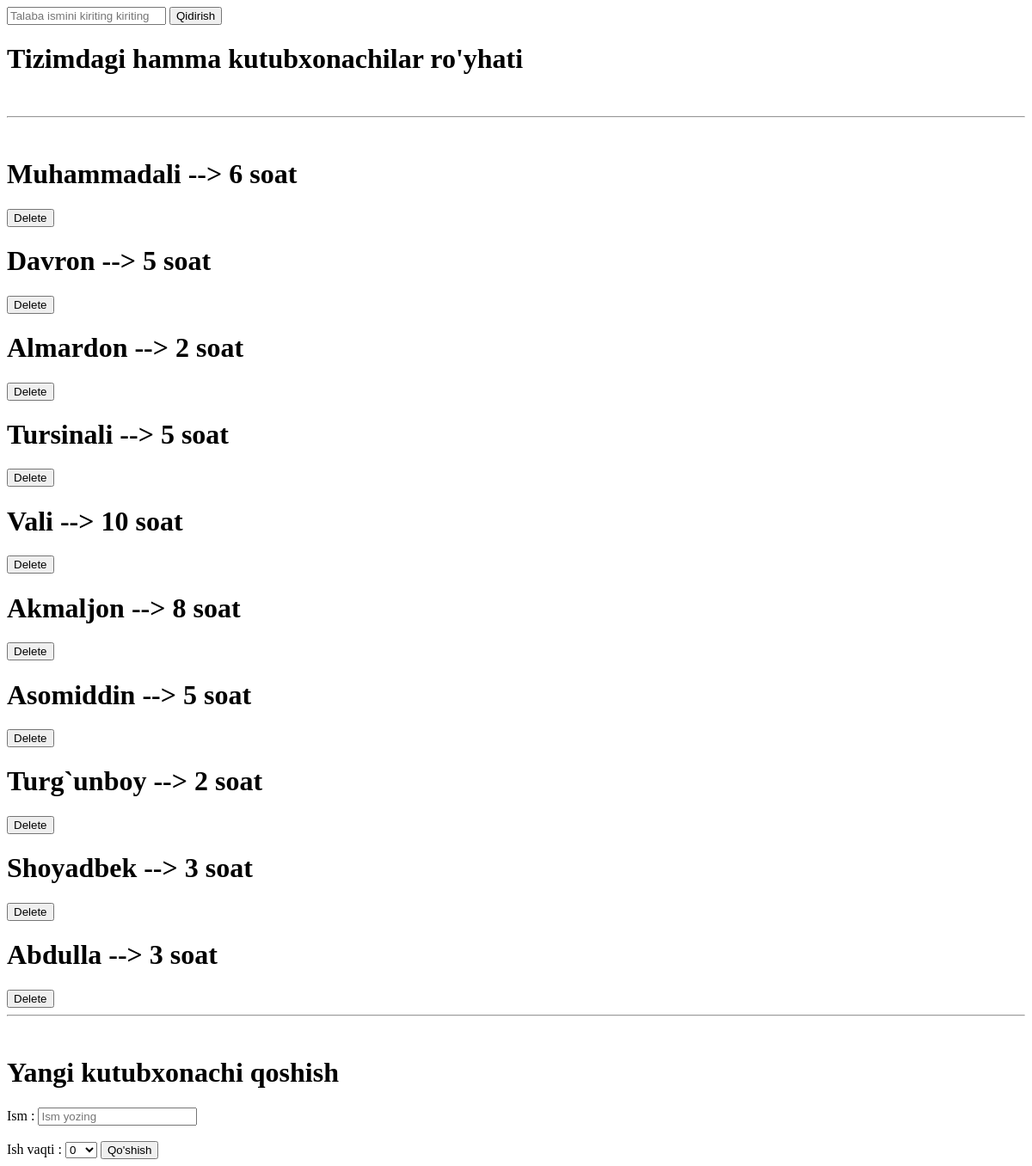
The app's page /hamma_kutubxonachilar/, older data.
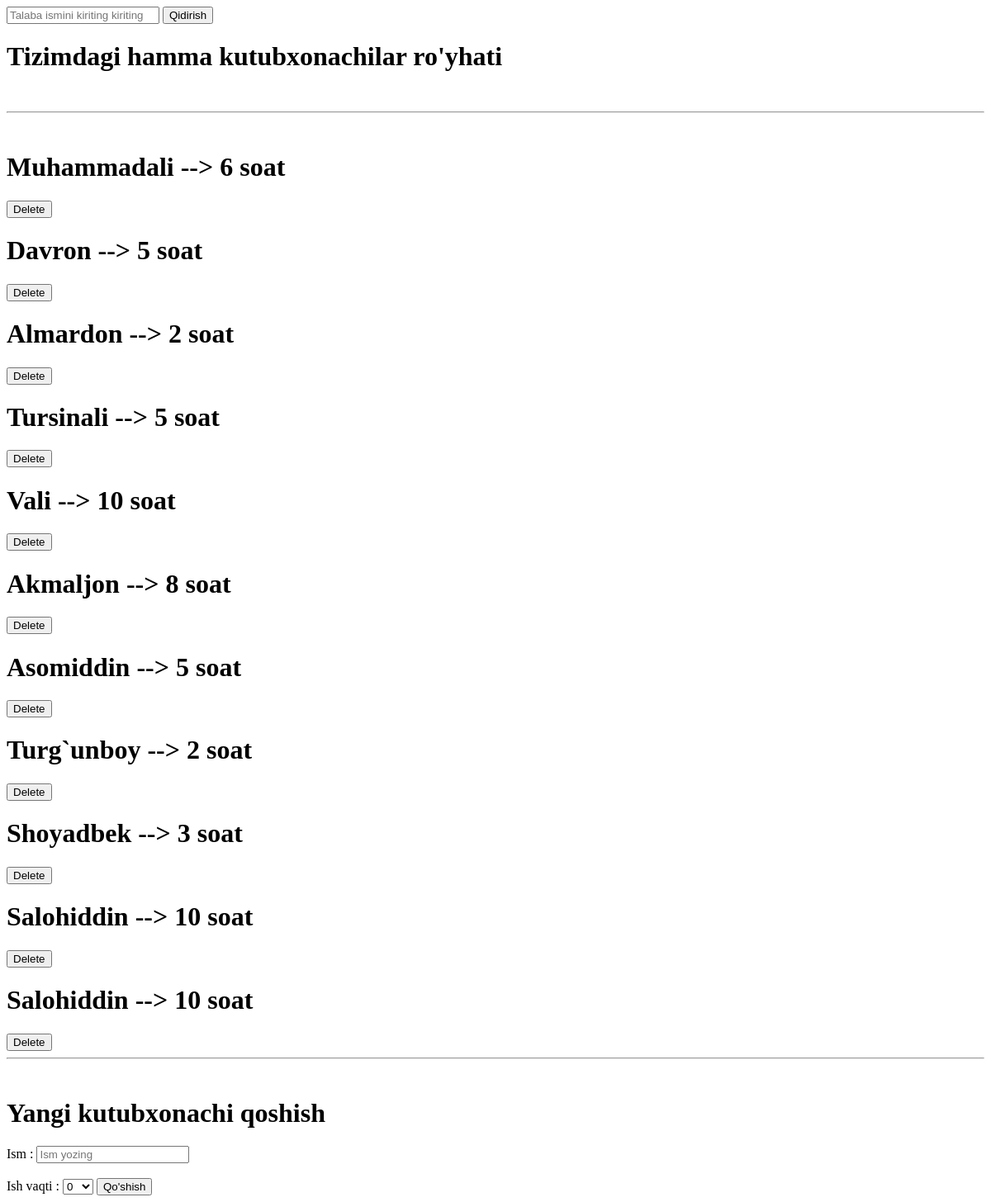
The same page, newer data.
### asosiy/models.py (models this page shows)
class Kutubxonachi(models.Model):
    ism = models.CharField(max_length=30)
    ish_vaqti = models.PositiveSmallIntegerField(verbose_name=" necha soat")
    def __str__(self):
        return f"{self.ism} --> {self.ish_vaqti} soat "

### asosiy/views.py (the view)
# urls.py: path('hamma_kutubxonachilar/', hamma_kutubxonachilar),
def hamma_kutubxonachilar(request):
    if request.method == 'POST':
        Kutubxonachi.objects.create(
            ism=request.POST.get("ism"),
            ish_vaqti=request.POST.get("ish_vaqti"),
        )
    soz = request.GET.get("qidirish_sozi")
    natija = Kutubxonachi.objects.all()
    if soz:
        natija = natija.filter(ism__contains=soz)
    soat = []
    for i in range(25):
        soat.append(i)
    content = {
        "kutubxonachilar": natija,
        "soat": soat
    }
    return render(request, "mashq/hamma_kutubxonachilar.html", content)

### templates/mashq/hamma_kutubxonachilar.html (shortened to what this page needs)
<!DOCTYPE html>
<html lang="en">
<head>
</head>
<body>
    <form method="get">
        <input type="text" placeholder="Talaba ismini kiriting kiriting" name="qidirish_sozi">
        <button>Qidirish</button>
    </form>
    <h1>Tizimdagi hamma kutubxonachilar ro'yhati </h1>
    <br>
    <hr>
    {% for kutubxonachi in kutubxonachilar %}
    <br>
    <h1>{{kutubxonachi}}</h1>
    <a href="/kutubxonachi_ochir/{{kutubxonachi.id}}/">
        <button>Delete</button>
    </a>
    {% endfor %}
    <br>
    <hr>
    <br>
    <h1>Yangi kutubxonachi qoshish</h1>
    <form method="post">{% csrf_token %}
        <label>Ism : </label>
        <input type="text" placeholder="Ism yozing" name="ism">
        <br>
        <br>
        <label>Ish vaqti :</label>
        <select name="ish_vaqti" >
            {% for i in soat %}
            <option value="{{i}}">{{i}}</option>
            {% endfor %}
        </select>
        <button>Qo'shish</button>
    </form>
</body>
</html>

Row changes from the older to the newer data that the page shows:
removed Kutubxonachi: ism+ish_vaqti "Abdulla --> 3 soat"
added Kutubxonachi: ism+ish_vaqti "Salohiddin --> 10 soat"
added Kutubxonachi: ism+ish_vaqti "Salohiddin --> 10 soat"
